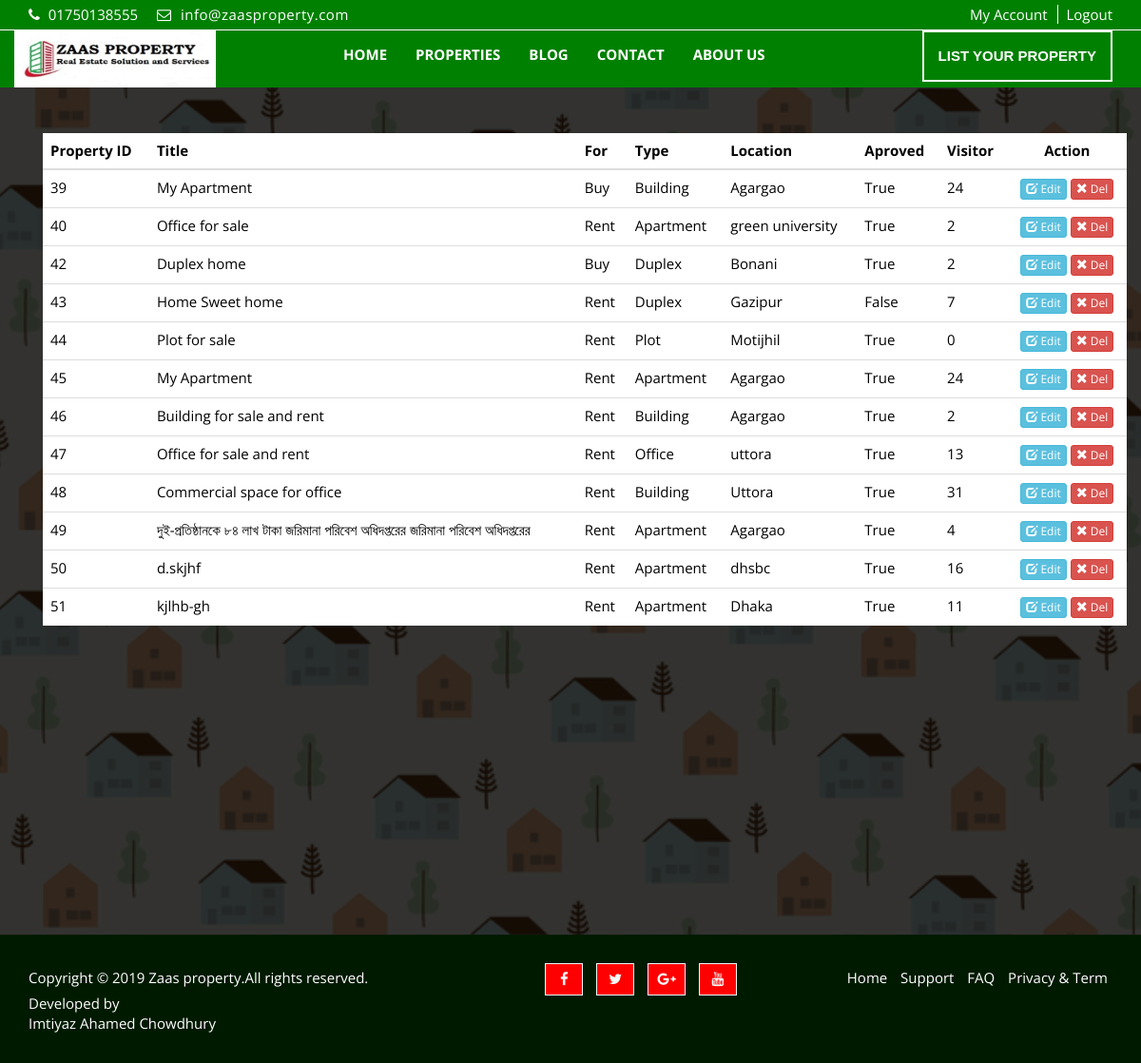
The page /user-ac/ (signed in) on the database its author committed.
### blogapp/models.py (models this page shows, shortened)
class Contact(models.Model):
    Name          = models.TextField(max_length=254)
    Designation   = models.TextField(max_length=254,blank= True)
    Phone_number  = models.CharField(max_length=50)
    Mail          = models.EmailField(max_length=254)
    Address       = models.TextField(max_length=254)
    Website       = models.TextField(max_length=254,blank= True)
    Facebook      = models.TextField(max_length=254,blank= True)
    Speach        = RichTextField(blank= True)
    google_map    = models.TextField(blank= True)
    Status        = models.BooleanField(default = True)
    class Meta:
        verbose_name = 'Contact'
        verbose_name_plural = 'Contacts'

class Logo(models.Model):
    Title       = models.CharField(max_length=50)
    Image       = models.ImageField(upload_to="logo/",blank= True)
    icon        = models.ImageField(upload_to="logo/",blank= True)
    Status      = models.BooleanField(default = True)
    header_image = models.ImageField(upload_to="logo/",blank= True)
    class Meta:
        verbose_name = 'Logo'
        verbose_name_plural = 'Logos'

class Properte(models.Model):
    user          = models.ForeignKey(user_reg, on_delete=models.CASCADE)
    category      = models.ForeignKey(Category, on_delete=models.CASCADE)
    subcategory   = models.ForeignKey(subcategory, on_delete=models.CASCADE)
    image1        = models.ImageField(upload_to="property/")
    image1_resize = ImageSpecField(source='image1',processors=[ResizeToFill(700,500)],format='JPEG',options={'quality': 100})
    image2        = models.ImageField(upload_to="property/", blank=True, null=True)
    image2_resize = ImageSpecField(source='image2',processors=[ResizeToFill(700,500)],format='JPEG',options={'quality': 100})
    image3        = models.ImageField(upload_to="property/", blank=True, null=True)
    image3_resize = ImageSpecField(source='image3',processors=[ResizeToFill(700,500)],format='JPEG',options={'quality': 100})
    image4        = models.ImageField(upload_to="property/", blank=True, null=True)
    image4_resize = ImageSpecField(source='image4',processors=[ResizeToFill(700,500)],format='JPEG',options={'quality': 100})
    image5        = models.ImageField(upload_to="property/", blank=True, null=True)
    image5_resize = ImageSpecField(source='image5',processors=[ResizeToFill(700,500)],format='JPEG',options={'quality': 100})
    title         = models.CharField(max_length=200)
    area          = models.CharField(max_length=200,blank=True)
    price         = models.CharField(max_length=20,default=0,blank=True)
    discription   = RichTextField()
    feature1      = models.CharField(max_length=50)
    feature2      = models.CharField(max_length=50,blank=True)
    feature3      = models.CharField(max_length=50,blank=True)
    feature4      = models.CharField(max_length=50,blank=True)
    feature5      = models.CharField(max_length=50,blank=True)
    feature6      = models.CharField(max_length=50,blank=True)
    feature7      = models.CharField(max_length=50,blank=True)
    feature8      = models.CharField(max_length=50,blank=True)
    feature9      = models.CharField(max_length=50,blank=True)
    feature10      = models.CharField(max_length=50,blank=True)
    feature11      = models.CharField(max_length=50,blank=True)
    feature12     = models.CharField(max_length=50,blank=True)
    feature13      = models.CharField(max_length=50,blank=True)
    feature14      = models.CharField(max_length=50,blank=True)
    feature15      = models.CharField(max_length=50,blank=True)
    location      = models.CharField( max_length=250)
    gmap          = models.TextField(blank=True)
    contact_name  = models.CharField(max_length=100,blank=True)
    Phone_number  = models.CharField(max_length=100)
    mail          = models.EmailField(max_length=250,blank=True)
    seo_title     = models.TextField(blank=True)
    seo_discription     = models.TextField(blank=True)
    seo_keyword     = models.TextField(blank=True)
    seo_title     = models.TextField(blank=True)
    propertyID    = models.AutoField(primary_key= True)
    Status        = models.BooleanField(default = False)
    feature_property      = models.BooleanField(default = False)
    view          = models.IntegerField(default=0)
    class Meta:
        verbose_name = 'Property'
        verbose_name_plural = 'Propertes'

class Category(models.Model):
    Name          = models.CharField(max_length=100)
    Status        = models.BooleanField(default = True)
    def __str__(self):
        return self.Name
    class Meta:
        verbose_name = 'Category'
        verbose_name_plural = 'Categores'

class subcategory(models.Model):
    Name          = models.CharField(max_length=100)
    Status        = models.BooleanField(default = True)
    def __str__(self):
        return self.Name
    class Meta:
        verbose_name = 'subcategory'
        verbose_name_plural = 'subcategores'

class company_footer_link(models.Model):
    Title       = models.CharField(max_length=50)
    facebook    = models.TextField(max_length=254)
    tweeter     = models.TextField(max_length=254,blank= True)
    google_plas = models.TextField(max_length=254,blank= True)
    youtube     = models.TextField(max_length=254,blank= True)
    Status        = models.BooleanField(default = True)
    class Meta:
        verbose_name = 'company_footer_link'
        verbose_name_plural = 'company_footer_link'

### blogapp/views.py (the view)
# urls.py: path('user-ac/',views.user_ac),
def user_ac(request):
    user_post = models.Properte.objects.filter( user_id = request.session['id'])
    context={
        'user_post' : user_post,
    }
    return render(request, "blogapp/user_ac.html", context)

### blogapp/templatetags/data_load.py (called while the page is built)
@register.filter(name='contactreg')
def mycontact(request):
    cnt  = models.Contact.objects.filter(Status = True).order_by("-id")
    return cnt

@register.filter(name='footer')
def myfooter(request):
    foot  = models.company_footer_link.objects.filter(Status = True).order_by("-id")
    return foot

@register.filter(name='logoreg')
def logoicon(request):
    logo  = models.Logo.objects.filter(Status = True).order_by("-id")
    return logo

### blogapp/templates/blogapp/user_ac.html (shortened to what this page needs)
{% extends 'blogapp/base.html' %}
{% load staticfiles %}
{% load data_load %}
{% block content %}
  <section id="aa-signin">
    <div class="container">
      <div class="row">
        <div class="col-md-12">
            <div class="container">
    <table class="table custab" style="width: 100%;
    max-width: 100%;
    margin-bottom: 20px;
    background: white;
    margin-top: 60px;
    margin-bottom: 325px;
">
    <thead>
        <tr>
            <th>Property ID</th>
            <th>Title</th>
            <th>For</th>
            <th>Type</th>
            <th>Location</th>
            <th>Aproved</th>
            <th>Visitor</th>
            <th class="text-center">Action</th>
        </tr>
    </thead>
            {% for us in user_post %}
              <tr>
                  <td>{{us.propertyID}}</td>
                  <td>{{us.title}}</td>
                  <td>{{us.category}}</td>
                  <td>{{us.subcategory}}</td>
                  <td>{{us.location}}</td>
                  <td>{{us.Status}}</td>
                  <td>{{us.view}}</td>
                  <td class="text-center"><a class='btn btn-info btn-xs' href="/edit-post/{{ us.propertyID }}"><span class="glyphicon glyphicon-edit"></span> Edit</a> <a href="/delete-post/{{ us.propertyID }}" class="btn btn-danger btn-xs"><span class="glyphicon glyphicon-remove"></span> Del</a></td>
              </tr>
            {% endfor %}
    </table>
</div>
          </div>
        </div>
      </div>
  </section>
  {% endblock %}

### blogapp/templates/blogapp/base.html (shortened to what this page needs)
<!DOCTYPE html>
<html lang="en">
  <head>
    {% load static %}
    {% load data_load %}
    <link href="{% static 'blogapp/css/font-awesome.css' %}" rel="stylesheet">
    <link href="{% static 'blogapp/css/bootstrap.css' %}" rel="stylesheet">
    <link rel="stylesheet" type="text/css" href="{% static 'blogapp/css/slick.css' %}">
    <link rel="stylesheet" type="text/css" href="{% static 'blogapp/css/nouislider.css' %}">
    <link rel="stylesheet" href="{% static 'blogapp/css/jquery.fancybox.css' %}" type="text/css" media="screen" />
    <link id="switcher" href="{% static 'blogapp/css/theme-color/default-theme.css' %}" rel="stylesheet">
    <link href="{% static 'blogapp/css/style.css' %}" rel="stylesheet">
  </head>
  <body class="aa-price-range">
  <header id="aa-header">
    <div class="container">
      <div class="row">
        <div class="col-md-12">
          <div class="aa-header-area">
            <div class="row">
              <div class="col-md-6 col-sm-6 col-xs-6">
                <div class="aa-header-left">
                {% for phn in mycontact|contactreg|slice:"1" %}
					<div class="aa-telephone-no">
						<span class="fa fa-phone"></span>
						{{ phn.Phone_number }}
					</div>
					<div class="aa-email hidden-xs">
						<span class="fa fa-envelope-o"></span> {{ phn.Mail }}
					</div>
                {% endfor %}
                </div>
              </div>
              <div class="col-md-6 col-sm-6 col-xs-6">
                <div class="aa-header-right">
                {% if request.session.email %}
                    <a href="/user-ac/" class="aa-register">My Account</a>
                    <a href="/logout/"class="aa-login" >Logout</a>
                {% else %}
                    <a href="/user-reg/" class="aa-register">Create a Account</a>
                    <a href="/login/" class="aa-login">Login</a>
                {% endif %}
                </div>
              </div>
            </div>
          </div>
        </div>
      </div>
    </div>
  </header>
  <section id="aa-menu-area">
    <nav class="navbar navbar-default main-navbar" role="navigation">
      <div class="container">
        <div class="navbar-header">
           {% for logo in logoicon|logoreg|slice:"1" %}
              <a class="navbar-brand aa-logo-img" href="/"><img src="/static/blogapp/media/{{ logo.Image }}" alt="logo"></a>
           {% endfor %}
        </div>
        <div id="navbar" class="navbar-collapse collapse">
          <ul id="top-menu" class="nav navbar-nav navbar-right aa-main-nav">
            <li ><a href="/"><b>HOME</b></a></li>
             <li > <a href="/properties/"><b>PROPERTIES </b></a>
              </li>
              <li> <a href="/blog/"><b>BLOG</a></b></li>
            <li><a href="/contact/" ><b>CONTACT</a></b></li>
            <li><a href="/about-us/" ><b>ABOUT US </b></a></li>
        {% if request.session.email %}
          <li ><a class="property-ad-menu" href="/user-ad/"><b> LIST YOUR PROPERTY</a></b></li>
            {% else %}
                <li><a href="/login/" class="property-ad-menu"><b>LIST YOUR PROPERTY</a></b></li>
            {% endif %}
          </ul>
        </div>
      </div>
    </nav>
  </section>
        {% block content %}
        {% endblock %}
  <footer id="aa-footer">
    <div class="container">
      <div class="row">
        <div class="col-md-12">
        <div class="aa-footer-area">
          <div class="row">
            <div class="col-md-4 col-sm-6 col-xs-12">
              <div class="aa-footer-left">
              <p>Copyright © 2019 Zaas property.All rights reserved.</p>
               <p>Developed by <br><a rel="nofollow" href="https://www.facebook.com/shihab.chowdhury.180" target="_blank">Imtiyaz Ahamed Chowdhury</a></p>
              </div>
            </div>
            <div class="col-md-4 col-sm-6 col-xs-12">
              <div class="aa-footer-middle">
                {% for con in myfooter|footer|slice:"1" %}
                  <a href="{{con.facebook}}"><i class="fa fa-facebook"></i></a>
                  <a href="{{con.tweeter}}"><i class="fa fa-twitter"></i></a>
                  <a href="{{con.google_plas}}"><i class="fa fa-google-plus"></i></a>
                  <a href="{{con.youtube}}"><i class="fa fa-youtube"></i></a>
                {% endfor %}
              </div>
            </div>
            <div class="col-md-4 col-sm-12 col-xs-12">
              <div class="aa-footer-right">
                <a href="/">Home</a>
                <a href="/contact/">Support</a>
                <a href="#">FAQ</a>
                <a href="#">Privacy & Term</a>
              </div>
            </div>
          </div>
        </div>
      </div>
      </div>
    </div>
  </footer>
  </body>
</html>

### rows shown on the page
Contact: Phone_number "01750138555", Mail "info@zaasproperty.com"
Logo: Image (picture)
Properte: propertyID "39", title "My Apartment", category "Buy", subcategory "Building", location "Agargao", Status "True", view "24"
Properte: propertyID "40", title "Office for sale", category "Rent", subcategory "Apartment", location "green university", Status "True", view "2"
Properte: propertyID "42", title "Duplex home", category "Buy", subcategory "Duplex", location "Bonani", Status "True", view "2"
Properte: propertyID "43", title "Home Sweet home", category "Rent", subcategory "Duplex", location "Gazipur", Status "False", view "7"
Properte: propertyID "44", title "Plot for sale", category "Rent", subcategory "Plot", location "Motijhil", Status "True", view "0"
Properte: propertyID "45", title "My Apartment", category "Rent", subcategory "Apartment", location "Agargao", Status "True", view "24"
Properte: propertyID "46", title "Building for sale and rent", category "Rent", subcategory "Building", location "Agargao", Status "True", view "2"
Properte: propertyID "47", title "Office for sale and rent", category "Rent", subcategory "Office", location "uttora", Status "True", view "13"
Properte: propertyID "48", title "Commercial space for office", category "Rent", subcategory "Building", location "Uttora", Status "True", view "31"
Properte: propertyID "49", title "দুই-প্রতিষ্ঠানকে ৮৪ লাখ টাকা জরিমানা পরিবেশ অধিদপ্তরের জরিমানা পরিবেশ অধিদপ্তরের", category "Rent", subcategory "Apartment", location "Agargao", Status "True", view "4"
Properte: propertyID "50", title "d.skjhf", category "Rent", subcategory "Apartment", location "dhsbc", Status "True", view "16"
Properte: propertyID "51", title "kjlhb-gh", category "Rent", subcategory "Apartment", location "Dhaka", Status "True", view "11"
